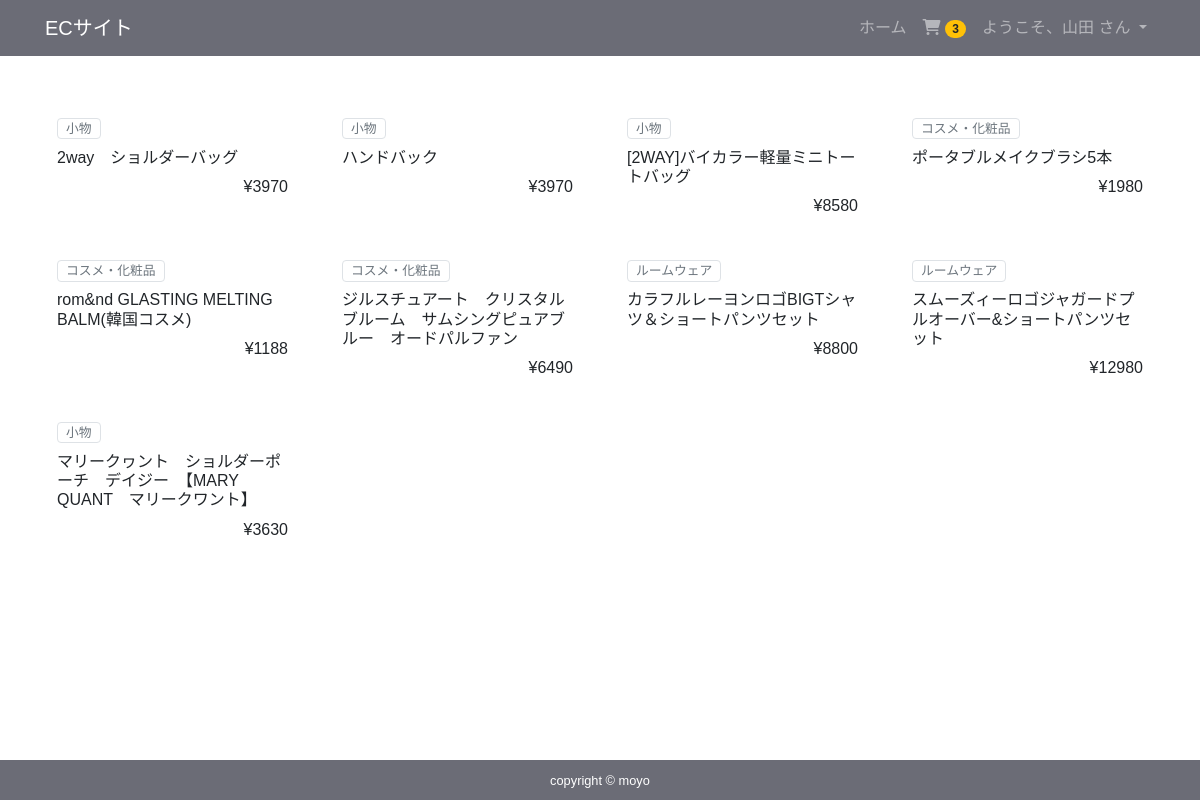
/accounts/ (signed in), run on the app's committed database.
### accounts/models.py (models this page shows, shortened)
class CustomUser(AbstractBaseUser, PermissionsMixin):
    email = models.EmailField('メールアドレス', unique=True)
    first_name = models.CharField('姓', max_length=30,blank=True)
    last_name = models.CharField('名', max_length=150,blank=True)
    first_name_kana = models.CharField('かな',max_length=30, blank=True)
    last_name_kana = models.CharField('かな',max_length=30, blank=True)
    postal_code = models.CharField('郵便番号',max_length=7, blank=True)
    address1 = models.CharField('住所1',max_length=255, blank=True)
    address2 = models.CharField('住所2',max_length=255, blank=True)
    tel = models.CharField('電話番号', max_length=30, blank=True)
    created = models.DateField('入会日', default=timezone.now)
    is_staff = models.BooleanField(
        'スタッフステータス',
        default=False,
        help_text='ユーザーが管理サイトにログインできるかどうかを指定します。',
    )
    is_active = models.BooleanField(
        'アクティブ',
        default=True,
        help_text=(
            'アカウントを削除する代わりに、非アクティブにするかどうかを指定します。'
        ),
    )
    objects = UserManager()
    EMAIL_FIELD = 'email'
    USERNAME_FIELD = 'email'
    REQUIRED_FIELDS = []
    class Meta:
        verbose_name = ('user')
        verbose_name_plural = ('users')

### app/models.py (models this page shows, shortened)
class Order(models.Model):
    user = models.ForeignKey(settings.AUTH_USER_MODEL, on_delete=models.CASCADE)
    items = models.ManyToManyField(OrderItem)
    start_date = models.DateTimeField(auto_now_add=True)
    ordered_date =models.DateTimeField()
    ordered = models.BooleanField(default=False)
    payment = models.ForeignKey('Payment', on_delete=models.SET_NULL, blank=True, null=True)

class Item(models.Model):
    title = models.CharField(max_length=100)
    item_number = models.CharField(max_length=20, unique=True, blank=True, null=True)
    price = models.IntegerField()
    category = models.CharField(max_length=100)
    slug = models.SlugField()
    description = models.TextField()
    image = models.ImageField(upload_to='images')

### app/views.py (the view)
# urls.py: path('', IndexView.as_view(), name='index'),
class IndexView(View):
    def get(self, request, *args, **kwargs):
        item_data = Item.objects.all()
        return render(request, 'app/index.html', {
            'item_data': item_data
        })

### app/templatetags/cart_tags.py (called while the page is built)
@register.filter
def itemCount(user):
    if user.is_authenticated:
        order = Order.objects.filter(user=user, ordered=False)
        if order.exists():
            return order[0].items.count()
    return 0

### templates/app/index.html (shortened to what this page needs)
{% extends 'app/base.html' %}
{% block content %}
<div class="text-center my-5">
    <div class="row">
        {% for item in item_data %}
        <div class="col-lg-3 col-md-6">
            <div class="card img-thumbnail itemlist mb-3">
                <div class="card-body text-left w-100">
                    <p class="mb-0 text-secondary border rounded px-2 py-0 small text-center d-inline-flex">{{ item.category }}</p>
                    <h5 class="fs-4 my-2" style="font-size: 16px;">{{ item.title }}</h5>
                    <p class="fs-6 text-right mb-0">
                        ¥{{ item.price }}
                    </p>
                </div>
            </div>
        </div>
        {% endfor %}
    </div>
</div>
{% endblock %}

### templates/app/base.html (shortened to what this page needs)
{% load cart_tags %}
{% load humanize %}
{% load static %}
<!DOCTYPE html>
<html lang="js">
<head>
     <link rel="stylesheet" href="https://stackpath.bootstrapcdn.com/bootstrap/4.3.1/css/bootstrap.min.css">
    <link rel="stylesheet" href="{% static 'css/style.css'%}">
    <link rel="stylesheet" href="https://cdnjs.cloudflare.com/ajax/libs/font-awesome/6.0.0-beta3/css/all.min.css">
</head>
<body>
  <nav class="navbar navbar-expand-lg navbar-dark bg-dark">
    <div class="container">
      <a href="{% url 'app:item_list' %}" class="navbar-brand">ECサイト</a>
      <div class="collapse navbar-collapse" id="navbarNav">
        <ul class="navbar-nav ml-auto">
          <li class="nav-item">
            <a href="{% url 'app:item_list' %}" class="nav-link">ホーム</a>
          </li>
          {% if user.is_authenticated %}
          <li class="nav-item">
            <a href="{% url 'app:order' %}" class="nav-link">
               <i class="fas fa-shopping-cart"></i>
              <span class="badge badge-pill badge-warning">
                {{ request.user|itemCount }}
              </span>
            </a>
          </li>
          <li class="nav-item dropdown">
            <a class="nav-link dropdown-toggle" href="#" id="userDropdown" role="button" data-toggle="dropdown"
              aria-haspopup="true" aria-expanded="false">
              ようこそ、{{ user.first_name|default:user.email }} さん
            </a>
          </li>
          {% endif %}
        </ul>
      </div>
    </div>
  </nav>
   <main>
    <div class="container">
        {% block content %}
        {% endblock %}
    </div>
   </main>
   <footer class="py-2 bg-dark text-center">
    <small class="m-0 text-center text-white fs-6">copyright &copy; moyo</small>
   </footer>
</body>
</html>

### app/static/css/style.css (style rules this page uses)
* { margin: 0; padding: 0; box-sizing: border-box; }
.bg-dark { background-color:#6b6c76!important ; }
html { overflow-y: scroll; }
body { background: white; display: flex; flex-flow: column; min-height: 100vh; font-family: 'Hiragino Kaku Gothic ProN','Hiragino Sans',Meiryo,sans-serif; }
main { flex: 1; }
.card { align-items: start!important; border: none !important; }
.card-body { padding: .5rem; margin: auto; }
.itemlist { position: relative; overflow: hidden; border: 1px solid transparent; transition: border-color 0.3s ease; }
.itemlist::before, .itemlist::after { content: ""; position: absolute; pointer-events: none; border: 1px solid #6b6c76; width: 0; height: 0; transition: all 0.5s ease; }
.itemlist::before { top: 0; left: 0; border-bottom: none; border-right: none; border-top-left-radius: 5px; }
.itemlist::after { bottom: 0; right: 0; border-top: none; border-left: none; border-bottom-right-radius: 5px; }

### data on the page
CustomUser: user|itemCount "3", first_name "山田"
Item: category "小物", title "2way ショルダーバッグ", price "3970"
Item: category "小物", title "ハンドバック", price "3970"
Item: category "小物", title "[2WAY]バイカラー軽量ミニトートバッグ", price "8580"
Item: category "コスメ・化粧品", title "ポータブルメイクブラシ5本", price "1980"
Item: category "コスメ・化粧品", title "rom&nd GLASTING MELTING BALM(韓国コスメ)", price "1188"
Item: category "コスメ・化粧品", title "ジルスチュアート クリスタルブルーム サムシングピュアブルー オードパルファン", price "6490"
Item: category "ルームウェア", title "カラフルレーヨンロゴBIGTシャツ＆ショートパンツセット", price "8800"
Item: category "ルームウェア", title "スムーズィーロゴジャガードプルオーバー&ショートパンツセット", price "12980"
Item: category "小物", title "マリークヮント ショルダーポーチ デイジー 【MARY QUANT マリークワント】", price "3630"
